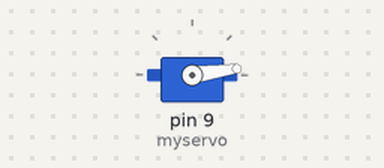
Recording of a sketch running on a simulated Arduino Uno, built with avr-gcc and run on an emulated ATmega328P. Parts: servo.

Above: at 0.05 s.
At 1.2 s:
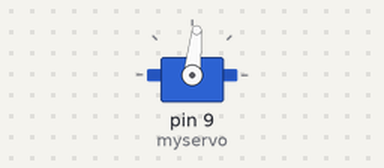
At 2.4 s:
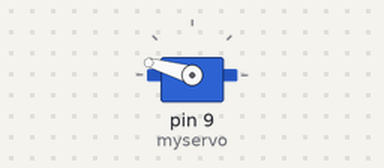
At 4.75 s:
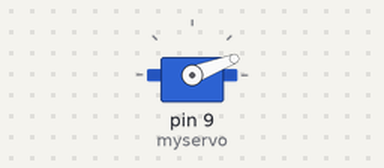
Timing chart, 0 to 6.5 s (numbered marks = the images above):
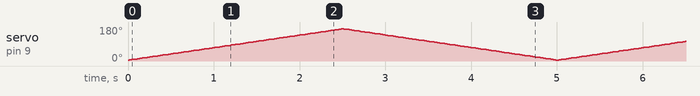

The sketch:

Sweep.ino
```cpp
#include <Servo.h>

Servo myservo;
int pos = 0;

void setup() {
  myservo.attach(9);
}

void loop() {
  for (pos = 5; pos <= 170; pos += 1) {
    myservo.write(pos);
    delay(15);
}
  for (pos = 170; pos >= 5; pos -= 1) {
    myservo.write(pos);
    delay(15);

}}
```
